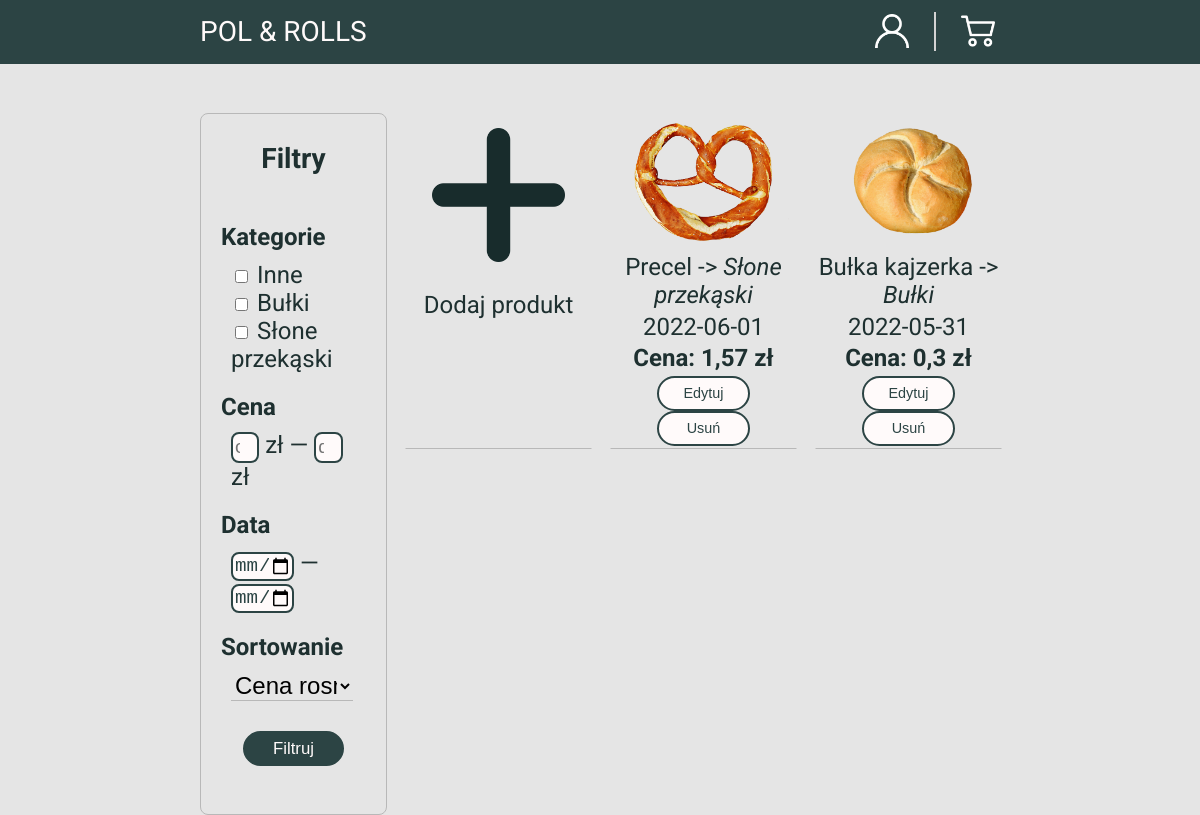
The app's page /index.php (signed in), older data.
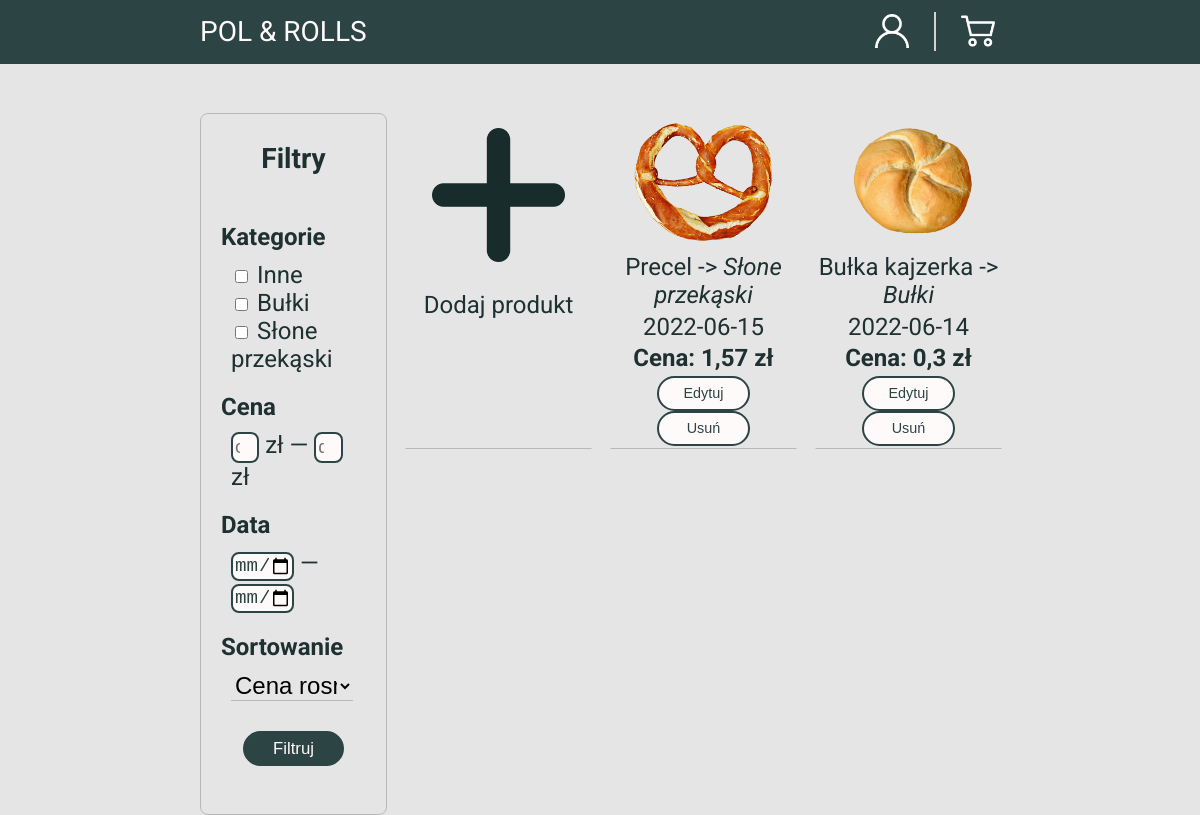
The same page, newer data.
### tables this page shows
CREATE TABLE `produkty` (
  `id` int(11) NOT NULL,
  `nazwa` varchar(30) NOT NULL,
  `ilosc` int(11) DEFAULT NULL,
  `data_waznosci` date NOT NULL,
  `kategoria_id` int(11) NOT NULL DEFAULT 1,
  `cena` decimal(5,2) NOT NULL,
  `marza` int(3) NOT NULL,
  `stan` enum('w_sprzedaży','usunięty') NOT NULL DEFAULT 'w_sprzedaży'
);

CREATE TABLE `kategorie` (
  `id` int(11) NOT NULL,
  `nazwa` varchar(30) NOT NULL
);

### index.php (the view, shortened to what the changed rows need)
<?php
	if(!isset($_SESSION["zalogowany"]) || $_SESSION["zalogowany"] == false){
		$_SESSION["zalogowany"] = false;
		header("refresh: 0; url=logowanie.php");
  }else{
    $link = @mysqli_connect("localhost", "root", "", "sklep_projekt");
  }
?>
<!DOCTYPE html>
<html>
  <head>
    <link rel="stylesheet" href="style.css">
  </head>
  <body>
    <main>
      <?php
        if(isset($_SESSION["owner"]) && $_SESSION["owner"] == true && isset($_GET["dzial"]) && $_GET["dzial"] == "inwentaryzacja" || isset($_SESSION["owner"]) && $_SESSION["owner"] == false){
          $link = @mysqli_connect("localhost", "root", "", "sklep_projekt");
          if(!$link){
            echo "Błąd połączenia";
            header("refresh: 20; url=index.php");
          }else{
            $warunek = "";
            $query = "SELECT p.`nazwa`, k.`nazwa`, p.`data_waznosci`, p.`cena`, p.`marza`, p.`id`, p.`ilosc` FROM `produkty` p JOIN `kategorie` k ON p.`kategoria_id` = k.`id` WHERE p.`stan` = 'w_sprzedaży'".$warunek;
            $result = mysqli_query($link, $query);
            if(mysqli_num_rows($result) > 0){
              while($wynik = mysqli_fetch_row($result)){
                echo "<div class='produkt'>
                  <img src='img/".str_replace(" ", "", $wynik[0]).".png'>
                  <div class='title'>".$wynik[0]." -> <i>".$wynik[1]."</i></div>
                  <div class='data' title='Data przydatności'>".$wynik[2]."</div>";
                echo " <div class='price'>Cena: ".str_replace('.', ',', round((($wynik[3] * ($wynik[4] / 100)) + $wynik[3]), 2))." zł</div>";
                  if(isset($_SESSION["admin"]) && $_SESSION["admin"] == true && isset($_SESSION["owner"]) && $_SESSION["owner"] == false){
                    echo "<div class='przycisk-produkt'>
                      <form action='dodajProdukt.php' method='GET'><input type='text' name='id' value='".$wynik[5]."' style='display: none;'><input type='submit' value='Edytuj' name='submitE'></form>
                      <form action='process.php' method='post'><input type='text' name='id' value='".$wynik[5]."' style='display: none;'><input type='submit' value='Usuń' name='submitU'></form>
                    </div>";
                  }elseif(isset($_SESSION["owner"]) && $_SESSION["owner"] == true){
                    $id_p = $wynik[5];
                    $query = "SELECT SUM(`ilosc`) FROM `zamowione_produkty` WHERE `id_zamowienia` IN (SELECT `id` FROM `zamowienia` WHERE `stan` IN ('koszyk', 'do realizacji', 'oczekuje')) AND `id_produktu` LIKE '$id_p' GROUP BY `id_produktu`;";
                    $result2 = mysqli_query($link, $query);
										$suma = $wynik[6];
										if(mysqli_num_rows($result2) > 0)
											$suma += mysqli_fetch_row($result2)[0];
                    echo "<div class='ilosc'>Dostępne: <strong>".$suma."</strong></div>";
                  }else{
                    echo "<div class='przycisk-produkt'>";
                    if($wynik[6] == 0){
                        echo "<div class='ilosc'><b>Niedostępny</b></div>";
                    }else{
                      echo "<div class='ilosc'>Dostępne: <strong>".$wynik[6]."</strong></div>
                      <form action='process.php' method='post'>
                        <select name='ilosc' title='Wybierz ilość sztuk'>";
                          if($wynik[6] > 10)
                            $k = 10;
                          else
                            $k = $wynik[6];
                          for ($i=1; $i <= $k; $i++) {
                            echo "<option value='$i'>$i</option>";
                          }
                        echo "</select>
                        <input type='text' name='id' value='".$wynik[5]."' style='display: none;'>
                        <input type='submit' value='Dodaj do koszyka' name='submitK'>
                      </form>";
                    }
                    echo "<b";
                    if(isset($_SESSION["ilosc_error"]) AND $wynik[5] == $_SESSION["ilosc_error"]){
                      echo " class='ilosc-error'>Brak wystarczającej ilości produktów";
                      unset($_SESSION["ilosc_error"]);
                      header("refresh: 5; url=index.php");
                    }else{
                      echo ">";
                    }
                    echo "</b>";
                    echo "</div>";
                  }
                echo "</div>";
              }
            }
          }
        } elseif(isset($_SESSION["owner"]) && $_SESSION["owner"] == true && isset($_GET["dzial"]) && $_GET["dzial"] == "zamowienia") {
      ?>
				<div class="table-container">
          <h2 style="width: 100%; text-align: center">Zamówienia</h2>
					<table>
						<thead>
							<tr>
								<th>Numer zamówienia</th>
								<th>Imię i nazwisko klienta</th>
								<th>Data zamówienia</th>
								<th>Stan zamówienia</th>
								<th>Wartość</th>
							</tr>
						</thead>
						<tbody>
							<?php
								$warunek = "";
								if(!empty($_GET["data-od"]) && !empty($_GET["data-do"]))
									$warunek = " AND z.`data` BETWEEN \"".date("Y-m-d", strtotime($_GET["data-od"]))."\" AND \"".date("Y-m-d H:i", strtotime($_GET["data-do"]) + 23*60*60 + 59*60)."\"";
								elseif(!empty($_GET["data-od"]) && empty($_GET["data-do"]))
									$warunek = " AND z.`data` > \"".strval(date("Y-m-d", strtotime($_GET["data-od"])))."\"";
								elseif(empty($_GET["data-od"]) && !empty($_GET["data-do"]))
									$warunek = " AND z.`data` < \"".date("Y-m-d H:i", strtotime($_GET["data-do"]) + 23*60*60 + 59*60)."\"";
								if(isset($_GET["zamowienia"])){
									$warunek .= " AND z.`stan` IN (";
									$i = 0;
									foreach ($_GET["zamowienia"] as $zamowienia){
										if($i == 0){
											$warunek .= "\"$zamowienia\"";
											$i++;
										}else
										$warunek .= ", \"$zamowienia\"";
									}
									$warunek .= ")";
								}
								$sort = "";
								if(isset($_GET["sort"])) {
									$sort .= " ORDER BY ";
									switch ($_GET["sort"]) {
										case 'cenaros':
											$sort .= "wartosc ASC";
											break;
										case 'cenamal':
											$sort .= "wartosc DESC";
											break;
										case 'terminros':
											$sort .= "z.`data` ASC";
											break;
										case 'terminmal':
											$sort .= "z.`data` DESC";
											break;
										case 'klient':
											$sort .= "u.`email`";
											break;
										case 'numer':
											$sort .= "z.`id`";
											break;
										default:
											$warunek .= "z.`id`";
									}
								}
								$query = "SELECT z.`id`, CONCAT(u.`imie`, ' ', u.`nazwisko`), u.`email`, z.`data`, z.`stan`, SUM(ROUND(zp.`ilosc` * (p.`cena` * ((p.`marza` / 100) + 1)), 2)) wartosc FROM `zamowienia` z JOIN `uzytkownicy` u ON z.`id_uzytkownika` = u.`id` JOIN `zamowione_produkty` zp ON zp.`id_zamowienia` = z.`id` JOIN `produkty` p ON p.`id` = zp.`id_produktu` WHERE z.`stan` NOT LIKE 'koszyk'".$warunek." GROUP BY z.`id`".$sort.";";
								$result = mysqli_query($link, $query);
								while($wynik = mysqli_fetch_row($result)) {
							?>
							<tr>
								<td><?php echo "Nr ".sprintf("%05d", $wynik[0]); ?></td>
								<td><?php echo $wynik[1]; ?></td>
								<td><?php echo $wynik[3]; ?></td>
								<td>
                  <form action="process.php" method="post" name="stany">
                    <select name="stan">
                      <?php $tmp = ($wynik[4] == "dostarczono") ? "odebrane" : $wynik[4]; echo $tmp;?>
                      <option value="do realizacji" <?php if(trim($tmp) == "do realizacji") {echo "selected";}?>>Do realizacji</option>
                      <option value="oczekuje" title="oczekuje na odbiór" <?php if(trim($tmp) == "oczekuje") {echo "selected";}?>>Oczekuje</option>
                      <option value="dostarczono" <?php if(trim($tmp) == "odebrane") {echo "selected";}?>>Odebrano</option>
                    </select>
                    <input style="display: none;" type="number" name="id" value="<?php echo $wynik[0]; ?>">
                    <input type="submit" name="submitOSC" value="✔" title="Kliknij, aby zatwierdzić zmiany">
                  </form>
                </td>
								<td><?php echo $wynik[5]." zł"; ?></td>
							</tr>
							<?php
								$id_z = $wynik[0];
								$query = "SELECT p.`nazwa`, zp.`ilosc` FROM `zamowione_produkty` zp JOIN `produkty` p ON p.`id` = zp.`id_produktu` WHERE zp.`id_zamowienia` = '$id_z'";
								$result2 = mysqli_query($link, $query);
								$ilosc_wierszy = mysqli_num_rows($result2);
								$i = 1;
								while($wynik2 = mysqli_fetch_row($result2)) {
							?>
							<tr <?php if($i == $ilosc_wierszy) {echo "style='border-bottom: 4px solid #1e3030;'";} ?>>
								<?php if($i == 1) { ?>
									<td style="font-weight: 600;" colspan="2" rowspan="<?php echo $ilosc_wierszy; ?>">Zamówione produkty:</td>
								<?php } ?>
								<td colspan="2"><?php echo $wynik2[0]; ?></td>
								<td colspan="2"><?php echo $wynik2[1]; $i++; ?></td>
							</tr>
							<?php }} ?>
						</tbody>
					</table>
				</div>
      <?php } elseif(isset($_SESSION["owner"]) && $_SESSION["owner"] == true && isset($_GET["dzial"]) && $_GET["dzial"] == "klienci") { ?>
				<div class="table-container">
          <h2 style="width: 100%; text-align: center">Klienci</h2>
					<table>
						<thead>
							<tr>
								<th>Imię i nazwisko</th>
								<th>Adres email</th>
								<th>Data ostatniego logowania</th>
								<th>Data ostatniego zakupu</th>
								<th>Ilość zamówień</th>
								<th>Łączna wartość zamówień</th>
								<th>Średnia wartość zamówień</th>
								<th>Częstotliwość zamówień</th>
							</tr>
						</thead>
						<tbody>
							<?php
								$warunek = "";
                $warunek2 = "";
								if(!empty($_GET["data-od"]) && !empty($_GET["data-do"]))
									$warunek = " AND u.`data_ost_log` BETWEEN \"".strval($_GET["data-od"])."\" AND \"".strval($_GET["data-do"])."\"";
								elseif(!empty($_GET["data-od"]) && empty($_GET["data-do"]))
									$warunek = " AND u.`data_ost_log` > \"".strval($_GET["data-od"])."\"";
								elseif(empty($_GET["data-od"]) && !empty($_GET["data-do"]))
									$warunek = " AND u.`data_ost_log` < \"".strval($_GET["data-do"])."\"";
                if(!empty($_GET["cena-od"]) && !empty($_GET["cena-do"]))
                  $warunek2 = "HAVING wartosc BETWEEN ".strval($_GET["cena-od"])." AND ".strval($_GET["cena-do"]);
                elseif(!empty($_GET["cena-od"]) && empty($_GET["cena-do"]))
                  $warunek2 = "HAVING wartosc > ".strval($_GET["cena-od"]);
                elseif(empty($_GET["cena-od"]) && !empty($_GET["cena-do"]))
                  $warunek2 = "HAVING wartosc < ".strval($_GET["cena-do"]);
								$sort = "";
								if(isset($_GET["sort"])) {
									$sort .= " ORDER BY ";
									switch ($_GET["sort"]) {
										case 'cenaros':
											$sort .= "wartosc ASC";
											break;
										case 'cenamal':
											$sort .= "wartosc DESC";
											break;
                    case 'srcenaros':
                      $sort .= "srednia ASC";
                      break;
                    case 'srcenamal':
                      $sort .= "srednia DESC";
                      break;
										case 'terminros':
											$sort .= "u.`data_ost_log` ASC";
											break;
										case 'terminmal':
											$sort .= "u.`data_ost_log` DESC";
											break;
										case 'klient':
											$sort .= "u.`email`";
											break;
										case 'iloscros':
											$sort .= "ilosc ASC";
											break;
										case 'iloscmal':
											$sort .= "ilosc DESC";
											break;
										default:
											$sort .= "u.`id`";
									}
								}
								$query = "SELECT CONCAT(u.`imie`, ' ', u.`nazwisko`), u.`email`, u.`data_ost_log`, (SELECT COUNT(*) FROM zamowienia z WHERE z.`id_uzytkownika` = u.`id`) ilosc, SUM(ROUND(zp.`ilosc` * (p.`cena` * ((p.`marza` / 100) + 1)), 2)) wartosc, u.`id`, ROUND(SUM(ROUND(zp.`ilosc` * (p.`cena` * ((p.`marza` / 100) + 1)), 2)) / (SELECT COUNT(*) FROM zamowienia z WHERE z.`id_uzytkownika` = u.`id`), 2) srednia FROM `uzytkownicy` u JOIN `zamowienia` z ON z.`id_uzytkownika` = u.`id` JOIN `zamowione_produkty` zp ON zp.`id_zamowienia` = z.`id` JOIN `produkty` p ON p.`id` = zp.`id_produktu` WHERE u.`rola` LIKE 'user' ".$warunek." GROUP BY u.`id` ".$warunek2." ".$sort.";";
								$result = mysqli_query($link, $query);
								while($wynik = mysqli_fetch_row($result)) {
									$daty = [];
									$id_u = $wynik[5];
									$query = "SELECT `data` FROM `zamowienia` WHERE `id_uzytkownika` LIKE '$id_u' ORDER BY `data` DESC";
									$result2 = mysqli_query($link, $query);
									$l = 0;
									while($wynik2 = mysqli_fetch_row($result2)) {
                    if($l == 0)
                      $data_ost_z = $wynik2[0];
										$daty[$l] = $wynik2[0];
										$l++;
									}
									$dni = [];
									for($i = 0; $i < count($daty) - 1; $i++) {
										$dni[$i] = (strtotime($daty[$i]) - strtotime($daty[$i+1]))/86400;
									}
									$suma = 0;
									foreach($dni as $value)
										$suma += $value;
									if(count($dni) != 0)
										$czest = round($suma /= count($dni));
									else
										$czest = 0;
							?>
							<tr>
								<td><?php echo $wynik[0]; ?></td>
								<td><?php echo $wynik[1]; ?></td>
								<td><?php echo $wynik[2]; ?></td>
								<td><?php echo date("Y-m-d", strtotime($data_ost_z)); ?></td>
								<td><?php echo $wynik[3]; ?></td>
								<td><?php echo $wynik[4]." zł"; ?></td>
								<td><?php echo $wynik[6]." zł"; ?></td>
								<td><?php $czest = ($czest == 0) ? "-" : $czest." dni"; echo $czest; ?></td>
							</tr>
							<?php } ?>
						</tbody>
					</table>
				</div>
      <?php } elseif(isset($_SESSION["owner"]) && $_SESSION["owner"] == true && isset($_GET["dzial"]) && $_GET["dzial"] == "podsumowanie") { ?>
        <div class="table-container">
          <h2 style="width: 100%; text-align: center">Podsumowanie sprzedaży</h2>
					<table>
						<thead>
							<tr>
								<th style="width: calc(100% / 4); padding: 17px">Wydatki na produkty</th>
								<th style="width: calc(100% / 4)">Ilość sprzedanych produktów</th>
								<th style="width: calc(100% / 4)">Wartość sprzedaży</th>
								<th>Zyski</th>
							</tr>
						</thead>
						<tbody>
              <?php
								$warunek = "";
								if(!empty($_GET["data-od"]) && !empty($_GET["data-do"]))
									$warunek = " AND z.`data` BETWEEN \"".date("Y-m-d", strtotime($_GET["data-od"]))."\" AND \"".date("Y-m-d H:i", strtotime($_GET["data-do"]) + 23*60*60 + 59*60)."\"";
								elseif(!empty($_GET["data-od"]) && empty($_GET["data-do"]))
									$warunek = " AND z.`data` > \"".strval(date("Y-m-d", strtotime($_GET["data-od"])))."\"";
								elseif(empty($_GET["data-od"]) && !empty($_GET["data-do"]))
									$warunek = " AND z.`data` < \"".date("Y-m-d H:i", strtotime($_GET["data-do"]) + 23*60*60 + 59*60)."\"";
                $query = "SELECT SUM(ROUND(zp.`ilosc` * p.`cena`, 2)) wydatki, SUM(zp.`ilosc`) ilosc, SUM(ROUND(zp.`ilosc` * (p.`cena` * ((p.`marza` / 100) + 1)), 2)) przychody, SUM(ROUND(zp.`ilosc` * (p.`cena` * ((p.`marza` / 100))), 2)) zysk FROM `uzytkownicy` u JOIN `zamowienia` z ON z.`id_uzytkownika` = u.`id` JOIN `zamowione_produkty` zp ON zp.`id_zamowienia` = z.`id` JOIN `produkty` p ON p.`id` = zp.`id_produktu` WHERE u.`rola` LIKE 'user'".$warunek.";";
                $result = mysqli_query($link, $query);
                $wynik = mysqli_fetch_row($result);
              ?>
              <td style="padding: 17px"><?php echo $wynik[0]." zł"; ?></td>
              <td><?php echo $wynik[1]; ?></td>
              <td><?php echo $wynik[2]." zł"; ?></td>
              <td style="text-decoration: underline"><?php echo $wynik[3]." zł"; ?></td>
						</tbody>
					</table>
				</div>
      <?php } ?>
    </main>
  </body>
</html>

Row changes from the older to the newer data that the page shows:
changed produkty "Precel": data_waznosci "2022-06-01" → "2022-06-15"
changed produkty "Bułka kajzerka": data_waznosci "2022-05-31" → "2022-06-14"
